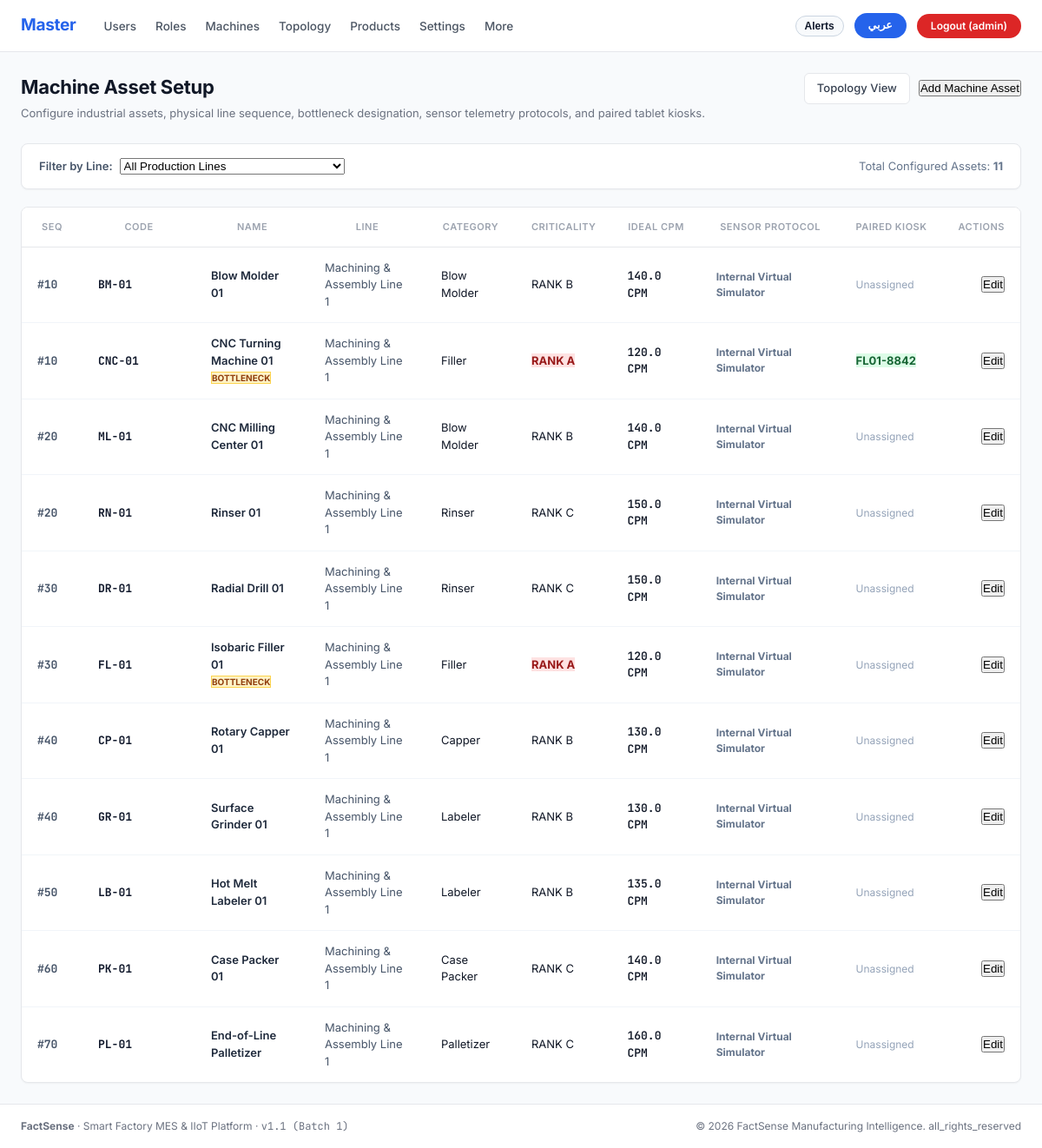
The app's page /masterdata/machines/ (signed in) with its own data.
### apps/accounts/models.py (models this page shows, shortened)
class Role(models.Model):
    code = models.CharField(max_length=50, unique=True, help_text="Canonical role slug")
    name = models.CharField(max_length=100, help_text="English title")
    name_ar = models.CharField(max_length=100, help_text="Arabic title")
    default_landing = models.CharField(max_length=100, help_text="Default URL landing path")
    description = models.TextField(blank=True)
    sequence = models.PositiveIntegerField(default=0)
    class Meta:
        ordering = ['sequence', 'code']

### apps/masterdata/models.py (models this page shows, shortened)
class Machine(models.Model):
    id = models.UUIDField(primary_key=True, default=uuid.uuid4, editable=False)
    line = models.ForeignKey(Line, on_delete=models.CASCADE, related_name='machines')
    code = models.CharField(max_length=50)
    name = models.CharField(max_length=150)
    name_ar = models.CharField(max_length=150, blank=True)
    category = models.CharField(
        max_length=50,
        default='FILLER',
        choices=[
            ('BLOW_MOLDER', 'Blow Molder'),
            ('RINSER', 'Rinser'),
            ('FILLER', 'Filler'),
            ('CAPPER', 'Capper'),
            ('LABELER', 'Labeler'),
            ('PACKER', 'Case Packer'),
            ('PALLETIZER', 'Palletizer'),
            ('CONVEYOR', 'Conveyor'),
            ('SEALER', 'Sealer'),
            ('INSPECTION', 'Inspection'),
            ('OTHER', 'Other Equipment'),
        ]
    )
    sequence_order = models.PositiveIntegerField(default=10)
    criticality_rank = models.CharField(
        max_length=1,
        default='A',
        choices=[('A', 'A - Critical / Bottleneck'), ('B', 'B - Major Machine'), ('C', 'C - Buffer / Secondary')]
    )
    ideal_run_rate_cpm = models.FloatField(default=120.0, help_text="Ideal nameplate rate in CPM (Units/min)")
    is_bottleneck = models.BooleanField(default=False)
    sensor_protocol = models.CharField(
        max_length=30,
        default='SIMULATED',
        choices=[
            ('GPIO_PULSE', 'GPIO Digital Pulse'),
            ('MODBUS_TCP', 'Modbus TCP / IP'),
            ('MQTT', 'MQTT Telemetry Broker'),
            ('OPC_UA', 'OPC-UA Server'),
            ('SIMULATED', 'Internal Virtual Simulator'),
        ]
    )
    sensor_ip = models.GenericIPAddressField(null=True, blank=True, help_text="Edge Gateway or Sensor IP")
    modbus_address = models.PositiveIntegerField(default=1, help_text="Modbus register / unit ID")
    pulse_pin = models.PositiveIntegerField(null=True, blank=True, help_text="PLC / GPIO input pin number")
    class Meta:
        ordering = ['sequence_order', 'code']
        unique_together = ('line', 'code')

class Line(models.Model):
    id = models.UUIDField(primary_key=True, default=uuid.uuid4, editable=False)
    factory = models.ForeignKey(Factory, on_delete=models.CASCADE, related_name='lines')
    code = models.CharField(max_length=50)
    name = models.CharField(max_length=150)
    name_ar = models.CharField(max_length=150, blank=True)
    sequence = models.PositiveIntegerField(default=1)
    target_oee = models.FloatField(default=85.0)
    bottleneck_machine = models.ForeignKey(
        'Machine',
        on_delete=models.SET_NULL,
        null=True,
        blank=True,
        related_name='bottleneck_for_line'
    )
    current_product = models.ForeignKey(
        'Product',
        on_delete=models.SET_NULL,
        null=True,
        blank=True,
        related_name='active_on_lines'
    )
    class Meta:
        ordering = ['sequence', 'code']
        unique_together = ('factory', 'code')

class KioskDevice(models.Model):
    id = models.UUIDField(primary_key=True, default=uuid.uuid4, editable=False)
    machine = models.ForeignKey(Machine, on_delete=models.SET_NULL, null=True, blank=True, related_name='kiosks')
    device_name = models.CharField(max_length=100)
    device_token = models.CharField(max_length=64, unique=True, default=uuid.uuid4)
    claim_code = models.CharField(max_length=16, unique=True)
    ip_address = models.GenericIPAddressField(null=True, blank=True)
    mac_address = models.CharField(max_length=50, blank=True)
    status = models.CharField(
        max_length=20,
        default='PENDING',
        choices=[
            ('ACTIVE', 'Active / Paired'),
            ('PENDING', 'Pending Claim'),
            ('LOCKED', 'Locked / Maintenance Hold'),
        ]
    )
    is_exclusive = models.BooleanField(default=True, help_text='Enforces one active operator session at any time')
    paired_at = models.DateTimeField(null=True, blank=True)
    last_seen_at = models.DateTimeField(null=True, blank=True)
    created_at = models.DateTimeField(auto_now_add=True)
    class Meta:
        ordering = ['-created_at']

### apps/masterdata/views.py (the view)
# urls.py: path('machines/', views.machines_list_view, name='machines_list'),
@role_required('planner', 'admin', 'maintenance', 'supervisor')
def machines_list_view(request):
    line_filter = request.GET.get('line', '').strip()
    lines = Line.objects.all().order_by('factory__code', 'sequence')
    machines_qs = Machine.objects.select_related('line', 'line__factory').prefetch_related('kiosks').all()
    if line_filter:
        machines_qs = machines_qs.filter(line__id=line_filter)
    can_edit = request.active_role in ['planner', 'admin']
    context = {
        'machines': machines_qs,
        'lines': lines,
        'line_filter': line_filter,
        'can_edit': can_edit,
        'total_machines': machines_qs.count(),
    }
    return render(request, 'masterdata/machines.html', context)

### templates/masterdata/machines.html (shortened to what this page needs)
{% extends 'base.html' %}
{% load static i18n %}
{% block content %}
<div class="fs-content-container">
  <div class="fs-page-header">
    <div>
      <h1 class="fs-page-title">
        {% if is_rtl %}تهيئة أصول وماكينات الإنتاج{% else %}Machine Asset Setup{% endif %}
      </h1>
      <p class="fs-page-subtitle">
        {% if is_rtl %}
          إدارة الأصول الصناعية، وتعيين تسلسل الخط، وتحديد عنق الزجاجة، وبروتوكولات الربط بالحساسات والأجهزة اللوحية.
        {% else %}
          Configure industrial assets, physical line sequence, bottleneck designation, sensor telemetry protocols, and paired tablet kiosks.
        {% endif %}
      </p>
    </div>
    <div style="display: flex; gap: 10px; align-items: center;">
      <a href="{% url 'topology' %}" class="fs-btn fs-btn-secondary">
        {% if is_rtl %}عرض المخطط الطوبولوجي{% else %}Topology View{% endif %}
      </a>
      {% if can_edit %}
        <button type="button" class="fs-btn fs-btn-primary" onclick="openAddModal()">
          {% if is_rtl %}إضافة ماكينة جديدة{% else %}Add Machine Asset{% endif %}
        </button>
      {% endif %}
    </div>
  </div>
  <div class="fs-table-card" style="padding: 16px 20px; margin-bottom: 20px;">
    <form method="GET" action="{% url 'machines_list' %}" style="display: flex; gap: 16px; align-items: center; flex-wrap: wrap; margin: 0;">
      <div style="display: flex; align-items: center; gap: 8px;">
        <label for="filter_line" style="font-size: 13px; font-weight: 600; color: #475569;">
          {% if is_rtl %}تصفية حسب الخط:{% else %}Filter by Line:{% endif %}
        </label>
        <select id="filter_line" name="line" class="fs-select" onchange="this.form.submit()" style="min-width: 220px;">
          <option value="">{% trans "All Production Lines" %}</option>
        </select>
      </div>
      <div style="margin-left: auto; font-size: 13px; color: #64748B;">
        Total Configured Assets: <strong>{{ total_machines }}</strong>
      </div>
    </form>
  </div>
  <div class="fs-table-card">
    <div style="overflow-x: auto;">
      <table class="fs-table">
        <thead>
          <tr>
            <th style="width: 70px;">SEQ</th>
            <th style="width: 130px;">CODE</th>
            <th>NAME</th>
            <th>LINE</th>
            <th>CATEGORY</th>
            <th>CRITICALITY</th>
            <th>IDEAL CPM</th>
            <th>SENSOR PROTOCOL</th>
            <th>PAIRED KIOSK</th>
            {% if can_edit %}<th style="text-align: right;">ACTIONS</th>{% endif %}
          </tr>
        </thead>
        <tbody>
          {% for m in machines %}
            <tr>
              <td class="font-mono" style="font-weight: 700; color: #475569;">#{{ m.sequence_order }}</td>
              <td class="font-mono" style="font-weight: 700; color: #0F172A;">{{ m.code }}</td>
              <td>
                <div style="font-weight: 600; color: #1E293B;">
                  {% if is_rtl and m.name_ar %}{{ m.name_ar }}{% else %}{{ m.name }}{% endif %}
                </div>
                {% if m.is_bottleneck %}
                  <span class="fs-role-tag" style="background: #FEF3C7; color: #92400E; font-weight: 700; border: 1px solid #FCD34D; font-size: 10px; margin-top: 2px;">
                    BOTTLENECK
                  </span>
                {% endif %}
              </td>
              <td style="font-size: 13px; color: #475569;">{{ m.line.name }}</td>
              <td><span class="fs-process-badge">{{ m.get_category_display }}</span></td>
              <td>
                <span class="fs-role-tag" style="{% if m.criticality_rank == 'A' %}background: #FEE2E2; color: #991B1B; font-weight: 700;{% endif %}">
                  RANK {{ m.criticality_rank }}
                </span>
              </td>
              <td class="font-mono" style="font-weight: 600;">{{ m.ideal_run_rate_cpm }} CPM</td>
              <td style="font-size: 12px; color: #64748B;">
                <strong>{{ m.get_sensor_protocol_display }}</strong>
              </td>
              <td>
                {% if m.kiosks.first %}
                  <span class="fs-role-tag" style="background: #DCFCE7; color: #166534; font-weight: 700;">
                    {{ m.kiosks.first.claim_code }}
                  </span>
                {% else %}
                  <span style="color: #94A3B8; font-size: 12px;">Unassigned</span>
                {% endif %}
              </td>
              {% if can_edit %}
                <td style="text-align: right;">
                  <button type="button" class="fs-btn-action" onclick="openEditModal('{{ m.id }}', '{{ m.code }}', '{{ m.name|escapejs }}', '{{ m.name_ar|escapejs }}', '{{ m.category }}', '{{ m.sequence_order }}', '{{ m.criticality_rank }}', '{{ m.ideal_run_rate_cpm }}', '{{ m.is_bottleneck }}', '{{ m.sensor_protocol }}', '{{ m.sensor_ip|default:"" }}')">
                    {% trans "Edit" %}
                  </button>
                </td>
              {% endif %}
            </tr>
          {% empty %}
            <tr>
              <td colspan="10" style="text-align: center; padding: 36px; color: #64748B;">
                No machines found. Use the Onboarding Wizard or click "Add Machine Asset" above.
              </td>
            </tr>
          {% endfor %}
        </tbody>
      </table>
    </div>
  </div>
</div>
{% endblock %}

### templates/components/navbar.html (shortened to what this page needs)
{% load static i18n %}
<header class="fs-navbar">
  <div class="fs-navbar-container">
    <div class="fs-navbar-left">
      <a href="{% url 'role_landing' %}" class="fs-brand-title">
        {% if active_role == 'planner' or active_role == 'admin' %}
          Master
        {% elif is_rtl and active_role_obj.name_ar %}
          {{ active_role_obj.name_ar }}
        {% else %}
          {{ active_role_obj.name|default:'FactSense' }}
        {% endif %}
      </a>
      <nav aria-label="Main Navigation">
        <ul class="fs-nav-links">
          {% if nav %}
            {% for item in nav.primary %}
              <li>
                <a href="{{ item.url }}" class="fs-nav-link {% if item.is_active %}active{% endif %}">
                  {{ item.label }}
                </a>
              </li>
            {% endfor %}
            {% if nav.has_more %}
              <li class="fs-dropdown">
                <a href="javascript:void(0)" class="fs-nav-link">
                  {% trans "More" %}
                </a>
              </li>
            {% endif %}
          {% endif %}
        </ul>
      </nav>
    </div>
    <div class="fs-navbar-right">
      {% if request.user.is_authenticated %}
        <button type="button" class="fs-pill-lang" onclick="toggleNotificationDrawer()" title="{% trans 'Real-Time Alerts Drawer' %}" style="background-color: #F8FAFC; color: #0F172A; border: 1px solid #CBD5E1; cursor: pointer; display: inline-flex; align-items: center; gap: 6px; padding: 4px 10px;">
          <span style="font-weight: 700; font-size: 12px;">{% trans "Alerts" %}</span>
        </button>
      {% endif %}
      {% if lang == 'ar' %}
        <a href="{% url 'set_language' %}?lang=en" class="fs-pill-lang" title="Switch to English">
          EN
        </a>
      {% else %}
        <a href="{% url 'set_language' %}?lang=ar" class="fs-pill-lang" title="التحويل إلى العربية">
          عربي
        </a>
      {% endif %}
      {% if request.user.is_authenticated %}
        <div class="fs-role-switch-wrap">
          <a href="{% url 'logout' %}" class="fs-pill-logout" title="{% trans 'Sign Out' %}">
            {% trans "Logout" %} ({{ active_role|default:'user' }})
          </a>
        </div>
      {% else %}
        <a href="{% url 'login' %}" class="fs-pill-logout" style="background-color: #2563EB;">
          {% trans "Sign In" %}
        </a>
      {% endif %}
    </div>
  </div>
</header>

### records on screen
Role: code "admin"
Machine: sequence_order "10", code "BM-01", name "Blow Molder 01", line.name "Machining & Assembly Line 1", category "Blow Molder", criticality_rank "B", ideal_run_rate_cpm "140.0", sensor_protocol "Internal Virtual Simulator", shows "Unassigned"
Machine: sequence_order "10", code "CNC-01", name "CNC Turning Machine 01", is_bottleneck "BOTTLENECK", line.name "Machining & Assembly Line 1", category "Filler", criticality_rank "A", ideal_run_rate_cpm "120.0", sensor_protocol "Internal Virtual Simulator", kiosks.first.claim_code "FL01-8842"
Machine: sequence_order "20", code "ML-01", name "CNC Milling Center 01", line.name "Machining & Assembly Line 1", category "Blow Molder", criticality_rank "B", ideal_run_rate_cpm "140.0", sensor_protocol "Internal Virtual Simulator", shows "Unassigned"
Machine: sequence_order "20", code "RN-01", name "Rinser 01", line.name "Machining & Assembly Line 1", category "Rinser", criticality_rank "C", ideal_run_rate_cpm "150.0", sensor_protocol "Internal Virtual Simulator", shows "Unassigned"
Machine: sequence_order "30", code "DR-01", name "Radial Drill 01", line.name "Machining & Assembly Line 1", category "Rinser", criticality_rank "C", ideal_run_rate_cpm "150.0", sensor_protocol "Internal Virtual Simulator", shows "Unassigned"
Machine: sequence_order "30", code "FL-01", name "Isobaric Filler 01", is_bottleneck "BOTTLENECK", line.name "Machining & Assembly Line 1", category "Filler", criticality_rank "A", ideal_run_rate_cpm "120.0", sensor_protocol "Internal Virtual Simulator", shows "Unassigned"
Machine: sequence_order "40", code "CP-01", name "Rotary Capper 01", line.name "Machining & Assembly Line 1", category "Capper", criticality_rank "B", ideal_run_rate_cpm "130.0", sensor_protocol "Internal Virtual Simulator", shows "Unassigned"
Machine: sequence_order "40", code "GR-01", name "Surface Grinder 01", line.name "Machining & Assembly Line 1", category "Labeler", criticality_rank "B", ideal_run_rate_cpm "130.0", sensor_protocol "Internal Virtual Simulator", shows "Unassigned"
Machine: sequence_order "50", code "LB-01", name "Hot Melt Labeler 01", line.name "Machining & Assembly Line 1", category "Labeler", criticality_rank "B", ideal_run_rate_cpm "135.0", sensor_protocol "Internal Virtual Simulator", shows "Unassigned"
Machine: sequence_order "60", code "PK-01", name "Case Packer 01", line.name "Machining & Assembly Line 1", category "Case Packer", criticality_rank "C", ideal_run_rate_cpm "140.0", sensor_protocol "Internal Virtual Simulator", shows "Unassigned"
Machine: sequence_order "70", code "PL-01", name "End-of-Line Palletizer", line.name "Machining & Assembly Line 1", category "Palletizer", criticality_rank "C", ideal_run_rate_cpm "160.0", sensor_protocol "Internal Virtual Simulator", shows "Unassigned"

### other values on screen
{{ item.label }} "Users" "Roles" "Machines" "Topology" "Products" "Settings"
{{ total_machines }} "11"
{{ BRAND_NAME }} "FactSense"
{{ BRAND_TAGLINE }} "Smart Factory MES & IIoT Platform"
{{ APP_VERSION }} "v1.1 (Batch 1)"
{{ CURRENT_YEAR }} "2026"
{{ t.all_rights_reserved|default:'Industrial Grade MES' }} "all_rights_reserved"
